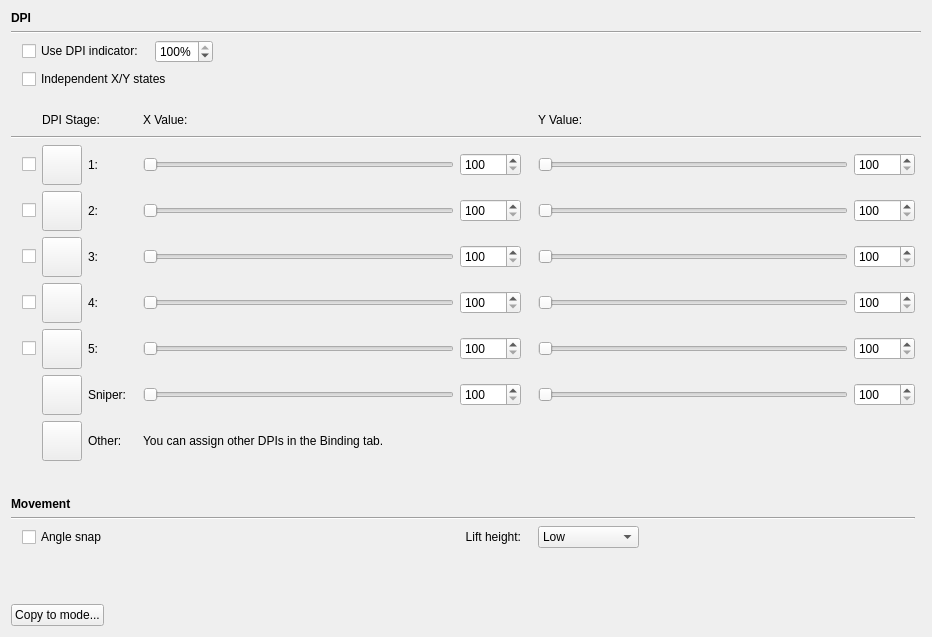
<?xml version="1.0" encoding="UTF-8"?>
<ui version="4.0">
 <class>MPerfWidget</class>
 <widget class="QWidget" name="MPerfWidget">
  <property name="geometry">
   <rect>
    <x>0</x>
    <y>0</y>
    <width>932</width>
    <height>637</height>
   </rect>
  </property>
  <property name="windowTitle">
   <string>Form</string>
  </property>
  <layout class="QVBoxLayout" name="verticalLayout">
   <item>
    <widget class="QLabel" name="label">
     <property name="font">
      <font>
       <weight>75</weight>
       <bold>true</bold>
      </font>
     </property>
     <property name="text">
      <string>DPI</string>
     </property>
    </widget>
   </item>
   <item>
    <widget class="Line" name="line">
     <property name="orientation">
      <enum>Qt::Horizontal</enum>
     </property>
    </widget>
   </item>
   <item>
    <layout class="QGridLayout" name="gridLayout">
     <item row="16" column="5" colspan="2">
      <widget class="QLabel" name="label_25">
       <property name="text">
        <string>Lift height:</string>
       </property>
       <property name="alignment">
        <set>Qt::AlignRight|Qt::AlignTrailing|Qt::AlignVCenter</set>
       </property>
      </widget>
     </item>
     <item row="16" column="8" colspan="3">
      <layout class="QHBoxLayout" name="horizontalLayout_2">
       <item>
        <widget class="QComboBox" name="lHeightBox">
         <item>
          <property name="text">
           <string>Low</string>
          </property>
         </item>
         <item>
          <property name="text">
           <string>Medium-low</string>
          </property>
         </item>
         <item>
          <property name="text">
           <string>Medium</string>
          </property>
         </item>
         <item>
          <property name="text">
           <string>Medium-high</string>
          </property>
         </item>
         <item>
          <property name="text">
           <string>High</string>
          </property>
         </item>
        </widget>
       </item>
       <item>
        <spacer name="horizontalSpacer_2">
         <property name="orientation">
          <enum>Qt::Horizontal</enum>
         </property>
         <property name="sizeHint" stdset="0">
          <size>
           <width>40</width>
           <height>20</height>
          </size>
         </property>
        </spacer>
       </item>
      </layout>
     </item>
     <item row="7" column="1">
      <widget class="QCheckBox" name="eBox2">
       <property name="toolTip">
        <string>Uncheck this box to skip the stage while moving up or down.</string>
       </property>
       <property name="text">
        <string/>
       </property>
      </widget>
     </item>
     <item row="8" column="8">
      <widget class="QSlider" name="ySlider3">
       <property name="minimum">
        <number>0</number>
       </property>
       <property name="maximum">
        <number>1000</number>
       </property>
       <property name="singleStep">
        <number>10</number>
       </property>
       <property name="pageStep">
        <number>50</number>
       </property>
       <property name="value">
        <number>0</number>
       </property>
       <property name="orientation">
        <enum>Qt::Horizontal</enum>
       </property>
      </widget>
     </item>
     <item row="7" column="5">
      <widget class="QSlider" name="xSlider2">
       <property name="minimum">
        <number>0</number>
       </property>
       <property name="maximum">
        <number>1000</number>
       </property>
       <property name="singleStep">
        <number>10</number>
       </property>
       <property name="pageStep">
        <number>50</number>
       </property>
       <property name="value">
        <number>0</number>
       </property>
       <property name="orientation">
        <enum>Qt::Horizontal</enum>
       </property>
      </widget>
     </item>
     <item row="8" column="6">
      <widget class="QSpinBox" name="xBox3">
       <property name="minimum">
        <number>100</number>
       </property>
       <property name="maximum">
        <number>12000</number>
       </property>
       <property name="singleStep">
        <number>50</number>
       </property>
      </widget>
     </item>
     <item row="11" column="9">
      <widget class="QSpinBox" name="yBox0">
       <property name="minimum">
        <number>100</number>
       </property>
       <property name="maximum">
        <number>12000</number>
       </property>
       <property name="singleStep">
        <number>50</number>
       </property>
      </widget>
     </item>
     <item row="11" column="8">
      <widget class="QSlider" name="ySlider0">
       <property name="minimum">
        <number>0</number>
       </property>
       <property name="maximum">
        <number>1000</number>
       </property>
       <property name="singleStep">
        <number>10</number>
       </property>
       <property name="pageStep">
        <number>50</number>
       </property>
       <property name="value">
        <number>0</number>
       </property>
       <property name="orientation">
        <enum>Qt::Horizontal</enum>
       </property>
      </widget>
     </item>
     <item row="9" column="2">
      <widget class="ColorButton" name="iButton4">
       <property name="sizePolicy">
        <sizepolicy hsizetype="Fixed" vsizetype="Fixed">
         <horstretch>0</horstretch>
         <verstretch>0</verstretch>
        </sizepolicy>
       </property>
       <property name="minimumSize">
        <size>
         <width>0</width>
         <height>40</height>
        </size>
       </property>
       <property name="toolTip">
        <string>Tip: alt+click to set all colors at once</string>
       </property>
       <property name="text">
        <string/>
       </property>
      </widget>
     </item>
     <item row="10" column="2">
      <widget class="ColorButton" name="iButton5">
       <property name="sizePolicy">
        <sizepolicy hsizetype="Fixed" vsizetype="Fixed">
         <horstretch>0</horstretch>
         <verstretch>0</verstretch>
        </sizepolicy>
       </property>
       <property name="minimumSize">
        <size>
         <width>0</width>
         <height>40</height>
        </size>
       </property>
       <property name="toolTip">
        <string>Tip: alt+click to set all colors at once</string>
       </property>
       <property name="text">
        <string/>
       </property>
      </widget>
     </item>
     <item row="4" column="4">
      <spacer name="horizontalSpacer_4">
       <property name="orientation">
        <enum>Qt::Horizontal</enum>
       </property>
       <property name="sizeType">
        <enum>QSizePolicy::Fixed</enum>
       </property>
       <property name="sizeHint" stdset="0">
        <size>
         <width>5</width>
         <height>20</height>
        </size>
       </property>
      </spacer>
     </item>
     <item row="3" column="2">
      <spacer name="verticalSpacer_3">
       <property name="orientation">
        <enum>Qt::Vertical</enum>
       </property>
       <property name="sizeType">
        <enum>QSizePolicy::Fixed</enum>
       </property>
       <property name="sizeHint" stdset="0">
        <size>
         <width>20</width>
         <height>15</height>
        </size>
       </property>
      </spacer>
     </item>
     <item row="4" column="7">
      <spacer name="horizontalSpacer_5">
       <property name="orientation">
        <enum>Qt::Horizontal</enum>
       </property>
       <property name="sizeType">
        <enum>QSizePolicy::Fixed</enum>
       </property>
       <property name="sizeHint" stdset="0">
        <size>
         <width>5</width>
         <height>20</height>
        </size>
       </property>
      </spacer>
     </item>
     <item row="8" column="2">
      <widget class="ColorButton" name="iButton3">
       <property name="sizePolicy">
        <sizepolicy hsizetype="Fixed" vsizetype="Fixed">
         <horstretch>0</horstretch>
         <verstretch>0</verstretch>
        </sizepolicy>
       </property>
       <property name="minimumSize">
        <size>
         <width>0</width>
         <height>40</height>
        </size>
       </property>
       <property name="toolTip">
        <string>Tip: alt+click to set all colors at once</string>
       </property>
       <property name="text">
        <string/>
       </property>
      </widget>
     </item>
     <item row="4" column="5">
      <widget class="QLabel" name="label_12">
       <property name="sizePolicy">
        <sizepolicy hsizetype="Expanding" vsizetype="Preferred">
         <horstretch>0</horstretch>
         <verstretch>0</verstretch>
        </sizepolicy>
       </property>
       <property name="text">
        <string>X Value:</string>
       </property>
      </widget>
     </item>
     <item row="9" column="6">
      <widget class="QSpinBox" name="xBox4">
       <property name="minimum">
        <number>100</number>
       </property>
       <property name="maximum">
        <number>12000</number>
       </property>
       <property name="singleStep">
        <number>50</number>
       </property>
      </widget>
     </item>
     <item row="11" column="6">
      <widget class="QSpinBox" name="xBox0">
       <property name="minimum">
        <number>100</number>
       </property>
       <property name="maximum">
        <number>12000</number>
       </property>
       <property name="singleStep">
        <number>50</number>
       </property>
      </widget>
     </item>
     <item row="10" column="9">
      <widget class="QSpinBox" name="yBox5">
       <property name="minimum">
        <number>100</number>
       </property>
       <property name="maximum">
        <number>12000</number>
       </property>
       <property name="singleStep">
        <number>50</number>
       </property>
      </widget>
     </item>
     <item row="10" column="1">
      <widget class="QCheckBox" name="eBox5">
       <property name="toolTip">
        <string>Uncheck this box to skip the stage while moving up or down.</string>
       </property>
       <property name="text">
        <string/>
       </property>
      </widget>
     </item>
     <item row="10" column="5">
      <widget class="QSlider" name="xSlider5">
       <property name="minimum">
        <number>0</number>
       </property>
       <property name="maximum">
        <number>1000</number>
       </property>
       <property name="singleStep">
        <number>10</number>
       </property>
       <property name="pageStep">
        <number>50</number>
       </property>
       <property name="value">
        <number>0</number>
       </property>
       <property name="orientation">
        <enum>Qt::Horizontal</enum>
       </property>
      </widget>
     </item>
     <item row="6" column="6">
      <widget class="QSpinBox" name="xBox1">
       <property name="sizePolicy">
        <sizepolicy hsizetype="Fixed" vsizetype="Fixed">
         <horstretch>0</horstretch>
         <verstretch>0</verstretch>
        </sizepolicy>
       </property>
       <property name="minimum">
        <number>100</number>
       </property>
       <property name="maximum">
        <number>12000</number>
       </property>
       <property name="singleStep">
        <number>50</number>
       </property>
      </widget>
     </item>
     <item row="7" column="9">
      <widget class="QSpinBox" name="yBox2">
       <property name="minimum">
        <number>100</number>
       </property>
       <property name="maximum">
        <number>12000</number>
       </property>
       <property name="singleStep">
        <number>50</number>
       </property>
      </widget>
     </item>
     <item row="8" column="9">
      <widget class="QSpinBox" name="yBox3">
       <property name="minimum">
        <number>100</number>
       </property>
       <property name="maximum">
        <number>12000</number>
       </property>
       <property name="singleStep">
        <number>50</number>
       </property>
      </widget>
     </item>
     <item row="9" column="5">
      <widget class="QSlider" name="xSlider4">
       <property name="minimum">
        <number>0</number>
       </property>
       <property name="maximum">
        <number>1000</number>
       </property>
       <property name="singleStep">
        <number>10</number>
       </property>
       <property name="pageStep">
        <number>50</number>
       </property>
       <property name="value">
        <number>0</number>
       </property>
       <property name="orientation">
        <enum>Qt::Horizontal</enum>
       </property>
      </widget>
     </item>
     <item row="4" column="8">
      <widget class="QLabel" name="label_4">
       <property name="sizePolicy">
        <sizepolicy hsizetype="Expanding" vsizetype="Preferred">
         <horstretch>0</horstretch>
         <verstretch>0</verstretch>
        </sizepolicy>
       </property>
       <property name="text">
        <string>Y Value:</string>
       </property>
      </widget>
     </item>
     <item row="11" column="5">
      <widget class="QSlider" name="xSlider0">
       <property name="minimum">
        <number>0</number>
       </property>
       <property name="maximum">
        <number>1000</number>
       </property>
       <property name="singleStep">
        <number>10</number>
       </property>
       <property name="pageStep">
        <number>50</number>
       </property>
       <property name="value">
        <number>0</number>
       </property>
       <property name="orientation">
        <enum>Qt::Horizontal</enum>
       </property>
      </widget>
     </item>
     <item row="7" column="2">
      <widget class="ColorButton" name="iButton2">
       <property name="sizePolicy">
        <sizepolicy hsizetype="Fixed" vsizetype="Fixed">
         <horstretch>0</horstretch>
         <verstretch>0</verstretch>
        </sizepolicy>
       </property>
       <property name="minimumSize">
        <size>
         <width>0</width>
         <height>40</height>
        </size>
       </property>
       <property name="toolTip">
        <string>Tip: alt+click to set all colors at once</string>
       </property>
       <property name="text">
        <string/>
       </property>
      </widget>
     </item>
     <item row="5" column="0" colspan="11">
      <widget class="Line" name="line_3">
       <property name="orientation">
        <enum>Qt::Horizontal</enum>
       </property>
      </widget>
     </item>
     <item row="12" column="2">
      <widget class="ColorButton" name="iButtonO">
       <property name="sizePolicy">
        <sizepolicy hsizetype="Fixed" vsizetype="Fixed">
         <horstretch>0</horstretch>
         <verstretch>0</verstretch>
        </sizepolicy>
       </property>
       <property name="minimumSize">
        <size>
         <width>0</width>
         <height>40</height>
        </size>
       </property>
       <property name="toolTip">
        <string>Tip: alt+click to set all colors at once</string>
       </property>
       <property name="text">
        <string/>
       </property>
      </widget>
     </item>
     <item row="6" column="9">
      <widget class="QSpinBox" name="yBox1">
       <property name="sizePolicy">
        <sizepolicy hsizetype="Fixed" vsizetype="Fixed">
         <horstretch>0</horstretch>
         <verstretch>0</verstretch>
        </sizepolicy>
       </property>
       <property name="minimum">
        <number>100</number>
       </property>
       <property name="maximum">
        <number>12000</number>
       </property>
       <property name="singleStep">
        <number>50</number>
       </property>
      </widget>
     </item>
     <item row="7" column="8">
      <widget class="QSlider" name="ySlider2">
       <property name="minimum">
        <number>0</number>
       </property>
       <property name="maximum">
        <number>1000</number>
       </property>
       <property name="singleStep">
        <number>10</number>
       </property>
       <property name="pageStep">
        <number>50</number>
       </property>
       <property name="value">
        <number>0</number>
       </property>
       <property name="orientation">
        <enum>Qt::Horizontal</enum>
       </property>
      </widget>
     </item>
     <item row="7" column="6">
      <widget class="QSpinBox" name="xBox2">
       <property name="minimum">
        <number>100</number>
       </property>
       <property name="maximum">
        <number>12000</number>
       </property>
       <property name="singleStep">
        <number>50</number>
       </property>
      </widget>
     </item>
     <item row="6" column="5">
      <widget class="QSlider" name="xSlider1">
       <property name="sizePolicy">
        <sizepolicy hsizetype="Expanding" vsizetype="Fixed">
         <horstretch>0</horstretch>
         <verstretch>0</verstretch>
        </sizepolicy>
       </property>
       <property name="minimum">
        <number>0</number>
       </property>
       <property name="maximum">
        <number>1000</number>
       </property>
       <property name="singleStep">
        <number>10</number>
       </property>
       <property name="pageStep">
        <number>50</number>
       </property>
       <property name="value">
        <number>0</number>
       </property>
       <property name="orientation">
        <enum>Qt::Horizontal</enum>
       </property>
      </widget>
     </item>
     <item row="0" column="0">
      <spacer name="horizontalSpacer">
       <property name="orientation">
        <enum>Qt::Horizontal</enum>
       </property>
       <property name="sizeType">
        <enum>QSizePolicy::Fixed</enum>
       </property>
       <property name="sizeHint" stdset="0">
        <size>
         <width>5</width>
         <height>20</height>
        </size>
       </property>
      </spacer>
     </item>
     <item row="9" column="9">
      <widget class="QSpinBox" name="yBox4">
       <property name="minimum">
        <number>100</number>
       </property>
       <property name="maximum">
        <number>12000</number>
       </property>
       <property name="singleStep">
        <number>50</number>
       </property>
      </widget>
     </item>
     <item row="6" column="2">
      <widget class="ColorButton" name="iButton1">
       <property name="sizePolicy">
        <sizepolicy hsizetype="Fixed" vsizetype="Fixed">
         <horstretch>0</horstretch>
         <verstretch>0</verstretch>
        </sizepolicy>
       </property>
       <property name="minimumSize">
        <size>
         <width>0</width>
         <height>40</height>
        </size>
       </property>
       <property name="toolTip">
        <string>Tip: alt+click to set all colors at once</string>
       </property>
       <property name="text">
        <string/>
       </property>
      </widget>
     </item>
     <item row="9" column="8">
      <widget class="QSlider" name="ySlider4">
       <property name="minimum">
        <number>0</number>
       </property>
       <property name="maximum">
        <number>1000</number>
       </property>
       <property name="singleStep">
        <number>10</number>
       </property>
       <property name="pageStep">
        <number>50</number>
       </property>
       <property name="value">
        <number>0</number>
       </property>
       <property name="orientation">
        <enum>Qt::Horizontal</enum>
       </property>
      </widget>
     </item>
     <item row="6" column="8">
      <widget class="QSlider" name="ySlider1">
       <property name="minimum">
        <number>0</number>
       </property>
       <property name="maximum">
        <number>1000</number>
       </property>
       <property name="singleStep">
        <number>10</number>
       </property>
       <property name="pageStep">
        <number>50</number>
       </property>
       <property name="value">
        <number>0</number>
       </property>
       <property name="orientation">
        <enum>Qt::Horizontal</enum>
       </property>
      </widget>
     </item>
     <item row="11" column="2">
      <widget class="ColorButton" name="iButton0">
       <property name="sizePolicy">
        <sizepolicy hsizetype="Fixed" vsizetype="Fixed">
         <horstretch>0</horstretch>
         <verstretch>0</verstretch>
        </sizepolicy>
       </property>
       <property name="minimumSize">
        <size>
         <width>0</width>
         <height>40</height>
        </size>
       </property>
       <property name="toolTip">
        <string>Tip: alt+click to set all colors at once</string>
       </property>
       <property name="text">
        <string/>
       </property>
      </widget>
     </item>
     <item row="8" column="5">
      <widget class="QSlider" name="xSlider3">
       <property name="minimum">
        <number>0</number>
       </property>
       <property name="maximum">
        <number>1000</number>
       </property>
       <property name="singleStep">
        <number>10</number>
       </property>
       <property name="pageStep">
        <number>50</number>
       </property>
       <property name="value">
        <number>0</number>
       </property>
       <property name="orientation">
        <enum>Qt::Horizontal</enum>
       </property>
      </widget>
     </item>
     <item row="10" column="6">
      <widget class="QSpinBox" name="xBox5">
       <property name="minimum">
        <number>100</number>
       </property>
       <property name="maximum">
        <number>12000</number>
       </property>
       <property name="singleStep">
        <number>50</number>
       </property>
      </widget>
     </item>
     <item row="12" column="5" colspan="5">
      <widget class="QLabel" name="label_3">
       <property name="text">
        <string>You can assign other DPIs in the Binding tab.</string>
       </property>
      </widget>
     </item>
     <item row="7" column="3">
      <widget class="QLabel" name="label_6">
       <property name="text">
        <string>2:</string>
       </property>
      </widget>
     </item>
     <item row="10" column="8">
      <widget class="QSlider" name="ySlider5">
       <property name="minimum">
        <number>0</number>
       </property>
       <property name="maximum">
        <number>1000</number>
       </property>
       <property name="singleStep">
        <number>10</number>
       </property>
       <property name="pageStep">
        <number>50</number>
       </property>
       <property name="value">
        <number>0</number>
       </property>
       <property name="orientation">
        <enum>Qt::Horizontal</enum>
       </property>
      </widget>
     </item>
     <item row="8" column="3">
      <widget class="QLabel" name="label_7">
       <property name="text">
        <string>3:</string>
       </property>
      </widget>
     </item>
     <item row="9" column="3">
      <widget class="QLabel" name="label_8">
       <property name="text">
        <string>4:</string>
       </property>
      </widget>
     </item>
     <item row="6" column="3">
      <widget class="QLabel" name="label_5">
       <property name="text">
        <string>1:</string>
       </property>
      </widget>
     </item>
     <item row="12" column="3">
      <widget class="QLabel" name="label_15">
       <property name="text">
        <string>Other:</string>
       </property>
      </widget>
     </item>
     <item row="10" column="3">
      <widget class="QLabel" name="label_13">
       <property name="text">
        <string>5:</string>
       </property>
      </widget>
     </item>
     <item row="11" column="3">
      <widget class="QLabel" name="label_14">
       <property name="text">
        <string>Sniper:</string>
       </property>
      </widget>
     </item>
     <item row="9" column="1">
      <widget class="QCheckBox" name="eBox4">
       <property name="toolTip">
        <string>Uncheck this box to skip the stage while moving up or down.</string>
       </property>
       <property name="text">
        <string/>
       </property>
      </widget>
     </item>
     <item row="4" column="2" colspan="2">
      <widget class="QLabel" name="label_11">
       <property name="text">
        <string>DPI Stage:</string>
       </property>
      </widget>
     </item>
     <item row="8" column="1">
      <widget class="QCheckBox" name="eBox3">
       <property name="toolTip">
        <string>Uncheck this box to skip the stage while moving up or down.</string>
       </property>
       <property name="text">
        <string/>
       </property>
      </widget>
     </item>
     <item row="6" column="1">
      <widget class="QCheckBox" name="eBox1">
       <property name="toolTip">
        <string>Uncheck this box to skip the stage while moving up or down.</string>
       </property>
       <property name="text">
        <string/>
       </property>
      </widget>
     </item>
     <item row="14" column="0" colspan="10">
      <widget class="QLabel" name="label_2">
       <property name="font">
        <font>
         <weight>75</weight>
         <bold>true</bold>
        </font>
       </property>
       <property name="text">
        <string>Movement</string>
       </property>
      </widget>
     </item>
     <item row="13" column="2">
      <spacer name="verticalSpacer">
       <property name="orientation">
        <enum>Qt::Vertical</enum>
       </property>
       <property name="sizeType">
        <enum>QSizePolicy::Fixed</enum>
       </property>
       <property name="sizeHint" stdset="0">
        <size>
         <width>20</width>
         <height>30</height>
        </size>
       </property>
      </spacer>
     </item>
     <item row="16" column="1" colspan="4">
      <widget class="QCheckBox" name="aSnapBox">
       <property name="text">
        <string>Angle snap</string>
       </property>
      </widget>
     </item>
     <item row="15" column="0" colspan="10">
      <widget class="Line" name="line_2">
       <property name="orientation">
        <enum>Qt::Horizontal</enum>
       </property>
      </widget>
     </item>
     <item row="0" column="1" colspan="9">
      <layout class="QHBoxLayout" name="horizontalLayout_4">
       <item>
        <widget class="QCheckBox" name="indicBox">
         <property name="text">
          <string>Use DPI indicator:</string>
         </property>
        </widget>
       </item>
       <item>
        <spacer name="horizontalSpacer_3">
         <property name="orientation">
          <enum>Qt::Horizontal</enum>
         </property>
         <property name="sizeType">
          <enum>QSizePolicy::Fixed</enum>
         </property>
         <property name="sizeHint" stdset="0">
          <size>
           <width>5</width>
           <height>20</height>
          </size>
         </property>
        </spacer>
       </item>
       <item>
        <widget class="QSpinBox" name="spinBox">
         <property name="toolTip">
          <string>Indicator intensity</string>
         </property>
         <property name="suffix">
          <string>%</string>
         </property>
         <property name="maximum">
          <number>100</number>
         </property>
         <property name="value">
          <number>100</number>
         </property>
        </widget>
       </item>
       <item>
        <spacer name="horizontalSpacer_7">
         <property name="orientation">
          <enum>Qt::Horizontal</enum>
         </property>
         <property name="sizeHint" stdset="0">
          <size>
           <width>40</width>
           <height>20</height>
          </size>
         </property>
        </spacer>
       </item>
      </layout>
     </item>
     <item row="2" column="1" colspan="9">
      <widget class="QCheckBox" name="xyBox">
       <property name="text">
        <string>Independent X/Y states</string>
       </property>
      </widget>
     </item>
    </layout>
   </item>
   <item>
    <spacer name="verticalSpacer_2">
     <property name="orientation">
      <enum>Qt::Vertical</enum>
     </property>
     <property name="sizeHint" stdset="0">
      <size>
       <width>20</width>
       <height>40</height>
      </size>
     </property>
    </spacer>
   </item>
   <item>
    <layout class="QHBoxLayout" name="horizontalLayout">
     <item>
      <widget class="QPushButton" name="copyButton">
       <property name="text">
        <string>Copy to mode...</string>
       </property>
      </widget>
     </item>
     <item>
      <spacer name="horizontalSpacer_6">
       <property name="orientation">
        <enum>Qt::Horizontal</enum>
       </property>
       <property name="sizeHint" stdset="0">
        <size>
         <width>40</width>
         <height>20</height>
        </size>
       </property>
      </spacer>
     </item>
    </layout>
   </item>
  </layout>
 </widget>
 <customwidgets>
  <customwidget>
   <class>ColorButton</class>
   <extends>QPushButton</extends>
   <header>colorbutton.h</header>
  </customwidget>
 </customwidgets>
 <tabstops>
  <tabstop>indicBox</tabstop>
  <tabstop>spinBox</tabstop>
  <tabstop>xyBox</tabstop>
  <tabstop>eBox1</tabstop>
  <tabstop>eBox2</tabstop>
  <tabstop>eBox3</tabstop>
  <tabstop>eBox4</tabstop>
  <tabstop>eBox5</tabstop>
  <tabstop>iButton1</tabstop>
  <tabstop>iButton2</tabstop>
  <tabstop>iButton3</tabstop>
  <tabstop>iButton4</tabstop>
  <tabstop>iButton5</tabstop>
  <tabstop>iButton0</tabstop>
  <tabstop>iButtonO</tabstop>
  <tabstop>xSlider1</tabstop>
  <tabstop>xSlider2</tabstop>
  <tabstop>xSlider3</tabstop>
  <tabstop>xSlider4</tabstop>
  <tabstop>xSlider5</tabstop>
  <tabstop>xSlider0</tabstop>
  <tabstop>xBox1</tabstop>
  <tabstop>xBox2</tabstop>
  <tabstop>xBox3</tabstop>
  <tabstop>xBox4</tabstop>
  <tabstop>xBox5</tabstop>
  <tabstop>xBox0</tabstop>
  <tabstop>ySlider1</tabstop>
  <tabstop>ySlider2</tabstop>
  <tabstop>ySlider3</tabstop>
  <tabstop>ySlider4</tabstop>
  <tabstop>ySlider5</tabstop>
  <tabstop>ySlider0</tabstop>
  <tabstop>yBox1</tabstop>
  <tabstop>yBox2</tabstop>
  <tabstop>yBox3</tabstop>
  <tabstop>yBox4</tabstop>
  <tabstop>yBox5</tabstop>
  <tabstop>yBox0</tabstop>
  <tabstop>aSnapBox</tabstop>
  <tabstop>lHeightBox</tabstop>
  <tabstop>copyButton</tabstop>
 </tabstops>
 <resources/>
 <connections/>
</ui>
